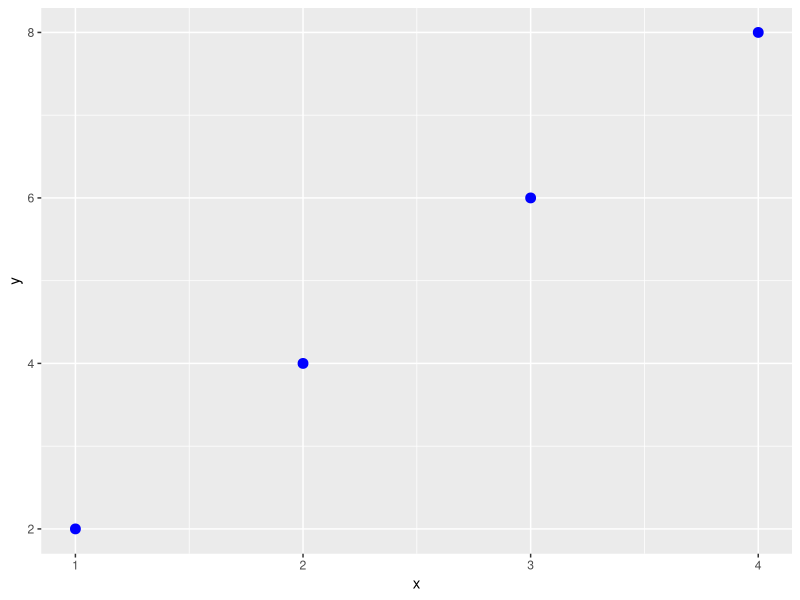

Recreate this plot in R.
library(ggplot2)


x = c(1, 2, 3, 4)
y = c(2, 4, 6, 8)

df = data.frame(x, y)

ggplot()+
  geom_point(aes(x, y), colour="blue", size = 3)
